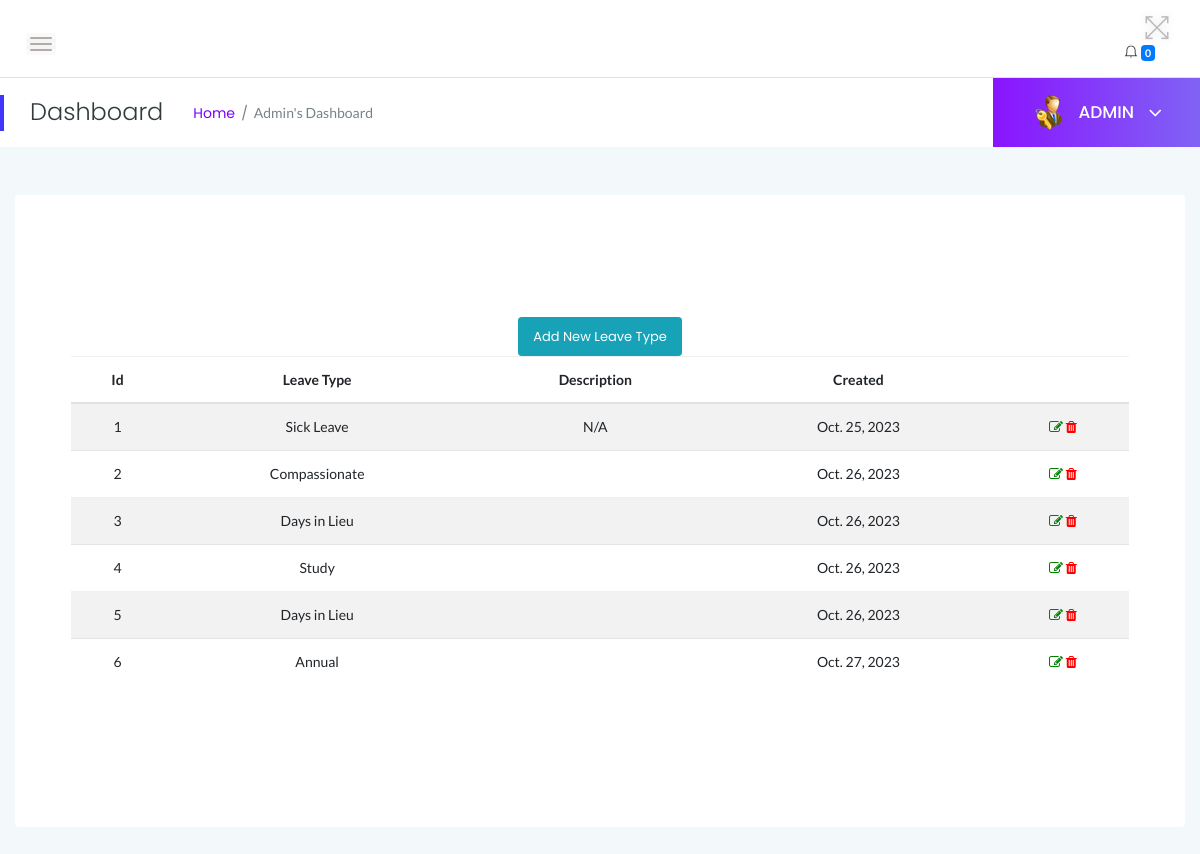
The page /myadmin/leavetype-list/ (signed in) on the database as committed earlier.
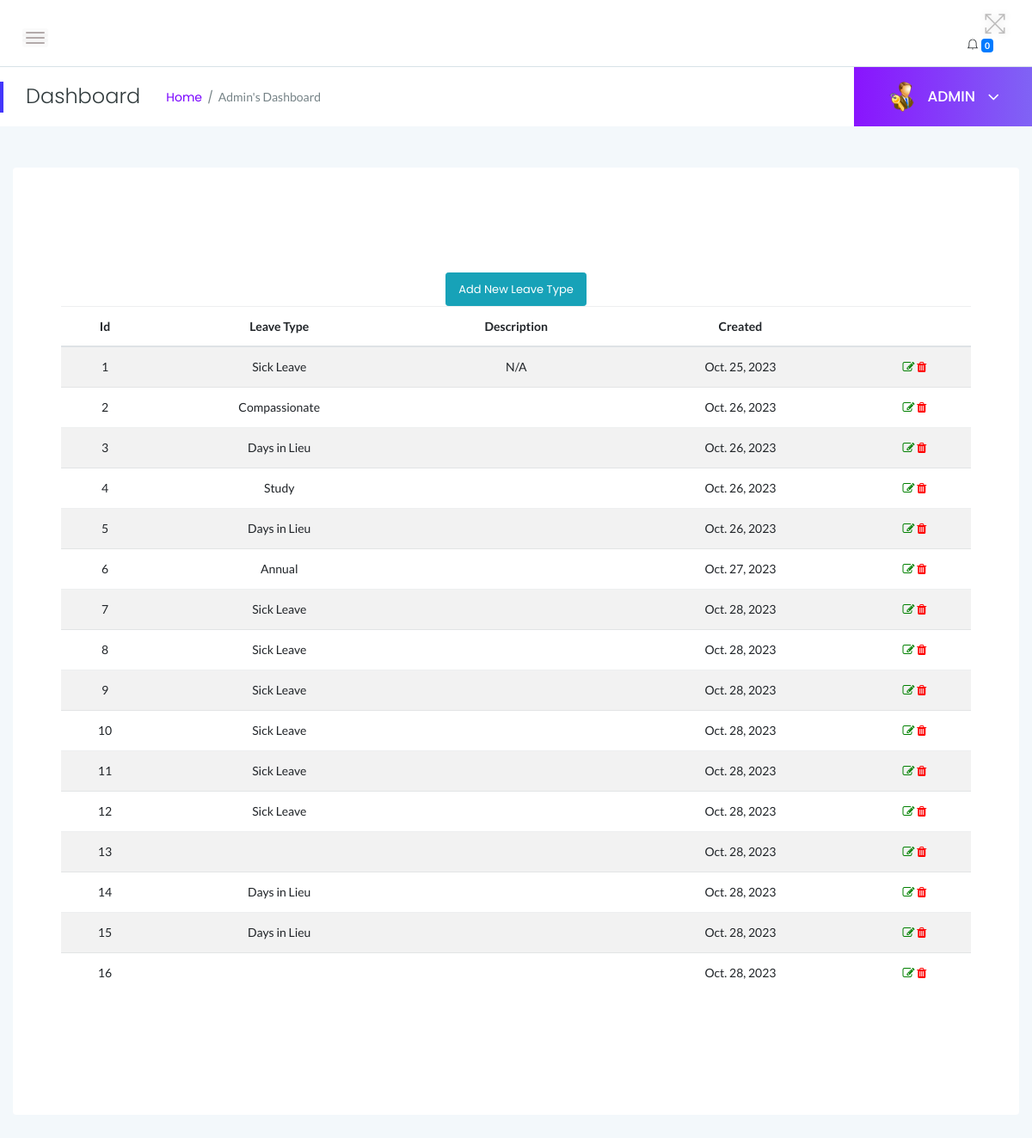
The same page on the database as committed later.
### myadmin/models.py (models this page shows, shortened)
class LeaveType(models.Model):
    LeaveType = models.CharField(max_length=255)
    Description = models.TextField()
    PostingDate = models.DateField(auto_now_add=True)

### myadmin/views.py (the view)
# urls.py: path('leavetype-list/', views.leave_type_list, name='leavetype_list'),
@login_required
def leave_type_list(request):
    leave_types = LeaveType.objects.all()  # Query all leave types
    return render(request, 'admin/leave_type_list.html', {'leave_types': leave_types})

### myadmin/templates/admin/leave_type_list.html (shortened to what this page needs)
{% extends 'admin/leave_type_section.html' %}

### myadmin/templates/admin/leave_type_section.html (shortened to what this page needs)
{% load static %}
<!DOCTYPE html>
<html class="no-js" lang="en">
<head>
{% include 'admin/top.html' %}
</head>
<body>
{% include 'admin/sidebars.html' %}
        <div class="main-content-inner">
            <div class="row">
                <div class="col-12 mt-5">
                    <div class="card">
            <div class="main-content-inner">
                <div class="row">
                    <div class="col-12 mt-5">
                        <div class="card">
                            <div class="card-body">
                                <center><a href="admin:add_leave_type.html" class="btn btn-sm btn-info">Add New Leave Type</a></center>
                                <table id="dataTable3" class="table table-hover table-striped text-center">
                                    <thead class="text-capitalize">
                                        <tr>
                                            <th>Id</th>
                                            <th>Leave Type</th>
                                            <th>Description</th>
                                            <th>Created</th>
                                            <th></th>
                                        </tr>
                                    </thead>
                                    <tbody>
                                    {% for leave_type in leave_types %}
                                        <tr>
                                            <td>{{ forloop.counter }}</td>
                                            <td>{{ leave_type.LeaveType }}</td>
                                            <td>{{ leave_type.Description }}</td>
                                            <td>{{ leave_type.PostingDate }}</td>
                                            <td>
                                                <a href="edit-leaveType?id={{ leave_type.id }}"><i class="fa fa-edit" style="color:green"></i></a>
                                                <a href="leave-type-section?del={{ leave_type.id }}" onclick="return confirm('Do you want to delete?');"><i class="fa fa-trash" style="color:red"></i></a>
                                            </td>
                                        </tr>
                                    {% endfor %}
                                    </tbody>
                                </table>
                            </div>
                        </div>
                    </div>
                </div>
            </div>
        </div>
    </div>
                    </div>
                </div>
            </div>
        </div>
    </div>
</div>
    </div>
</body>
</html>

Rows that differ between the two databases and show on the page:
added LeaveType: LeaveType "Sick Leave", PostingDate "Oct. 28, 2023"
added LeaveType: LeaveType "Sick Leave", PostingDate "Oct. 28, 2023"
added LeaveType: LeaveType "Sick Leave", PostingDate "Oct. 28, 2023"
added LeaveType: LeaveType "Sick Leave", PostingDate "Oct. 28, 2023"
added LeaveType: LeaveType "Sick Leave", PostingDate "Oct. 28, 2023"
added LeaveType: LeaveType "Sick Leave", PostingDate "Oct. 28, 2023"
added LeaveType: PostingDate "Oct. 28, 2023"
added LeaveType: LeaveType "Days in Lieu", PostingDate "Oct. 28, 2023"
added LeaveType: LeaveType "Days in Lieu", PostingDate "Oct. 28, 2023"
added LeaveType: PostingDate "Oct. 28, 2023"
